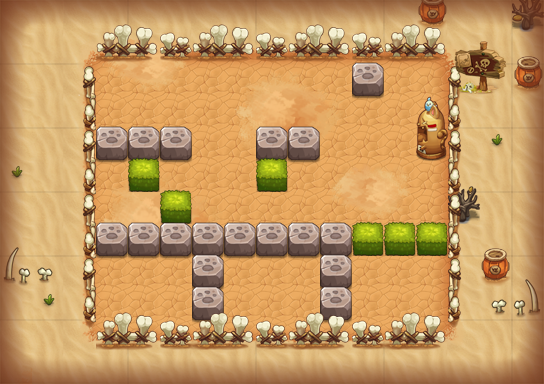

Below is a game level as drawn by its tile map, then a one-line description and the .tmx that defines it (tile-layer data replaced by summaries):
An orthogonal 17x12 tile map with 32x32 px tiles, 15 tile layers (PASS, 块层 2, 块层 15, 块层 4, ...) and 13 objects (7x TRAP, 3x hongyg3, 2x BOMB, PLAYER).

<map version="1.0" orientation="orthogonal" width="17" height="12" tilewidth="32" tileheight="32">
 <properties>
  <property name="DESTRY1" value="255" />
  <property name="DESTRY2" value="314" />
  <property name="DESTRY3" value="144" />
  <property name="DESTRY4" value="173" />
  <property name="DESTRY_COUNT" value="4" />
  <property name="EXP" value="350" />
  <property name="ITEM" value="D008" />
  <property name="MONEY" value="525" />
 </properties>
 <tileset firstgid="1" name="hmpy" tilewidth="32" tileheight="32">
  <image source="hmpy.png" width="500" height="1024" />
 </tileset>
 <layer name="PASS" width="17" height="12">
  <data>[204 cells, 142 non-empty, 10 distinct tile ids]</data>
 </layer>
 <layer name="块层 2" width="17" height="12">
  <data>[204 cells, 132 non-empty, 27 distinct tile ids]</data>
 </layer>
 <layer name="块层 15" width="17" height="12">
  <data>[204 cells, 50 non-empty, 37 distinct tile ids]</data>
 </layer>
 <layer name="块层 4" width="17" height="12">
  <data>[204 cells, 27 non-empty, 3 distinct tile ids]</data>
 </layer>
 <layer name="块层 3" width="17" height="12">
  <data>[204 cells, 53 non-empty, 9 distinct tile ids]</data>
 </layer>
 <layer name="块层 5" width="17" height="12">
  <data>[204 cells, 29 non-empty, 7 distinct tile ids]</data>
 </layer>
 <layer name="SHELTER 9" width="17" height="12">
  <data>[204 cells, 11 non-empty, 3 distinct tile ids]</data>
 </layer>
 <layer name="SHELTER 8" width="17" height="12">
  <data>[204 cells, 2 non-empty, 1 distinct tile ids]</data>
 </layer>
 <layer name="SHELTER 7" width="17" height="12">
  <data>[204 cells, 2 non-empty, 1 distinct tile ids]</data>
 </layer>
 <layer name="SHELTER 6" width="17" height="12">
  <data>[204 cells, 11 non-empty, 2 distinct tile ids]</data>
 </layer>
 <layer name="SHELTER 5" width="17" height="12">
  <data>[204 cells, 1 non-empty, 1 distinct tile ids]</data>
 </layer>
 <layer name="SHELTER 4" width="17" height="12">
  <data>[204 cells, 2 non-empty, 1 distinct tile ids]</data>
 </layer>
 <layer name="SHELTER 3" width="17" height="12">
  <data>[204 cells, 6 non-empty, 2 distinct tile ids]</data>
 </layer>
 <layer name="SHELTER 1" width="17" height="12">
  <data>[204 cells, 1 non-empty, 1 distinct tile ids]</data>
 </layer>
 <objectgroup name="对象层 1" width="17" height="12">
  <object name="senser1" type="TRAP" x="416" y="64" width="32" height="32">
   <properties>
    <property name="trap_floor" value="true" />
    <property name="trap_script" value="trap_onTNTSenser(&quot;tnt1&quot;);" />
    <property name="trap_start_mode" value="0" />
   </properties>
  </object>
  <object name="tnt1" type="BOMB" x="128" y="288" width="32" height="32">
   <properties>
    <property name="bomb_ani" value="tnt_bomb.bomb" />
    <property name="bomb_damage" value="9999" />
    <property name="bomb_power" value="1" />
   </properties>
  </object>
  <object name="PLAYER" type="PLAYER" x="96" y="64" width="32" height="32" />
  <object name="senser2" type="TRAP" x="256" y="192" width="32" height="32">
   <properties>
    <property name="trap_floor" value="true" />
    <property name="trap_script" value="trap_onTNTSenser(&quot;tnt2&quot;);" />
    <property name="trap_start_mode" value="0" />
   </properties>
  </object>
  <object name="tnt2" type="BOMB" x="256" y="288" width="32" height="32">
   <properties>
    <property name="bomb_ani" value="tnt_bomb.bomb" />
    <property name="bomb_damage" value="9999" />
    <property name="bomb_power" value="1" />
   </properties>
  </object>
  <object name="fire1" type="TRAP" x="320" y="128" width="128" height="32">
   <properties>
    <property name="trap_id" value="1" />
    <property name="trap_particle" value="trap_fire_left_4.plist" />
    <property name="trap_state" value="open" />
   </properties>
  </object>
  <object name="hongyg3" x="128" y="256" width="32" height="32">
   <properties>
    <property name="lua_ai" value="monster_hongyg_ai" />
    <property name="quality" value="hongyg3.quality" />
   </properties>
  </object>
  <object name="hongyg3" x="384" y="256" width="32" height="32">
   <properties>
    <property name="lua_ai" value="monster_hongyg_ai" />
    <property name="quality" value="hongyg3.quality" />
   </properties>
  </object>
  <object name="zi_dan_left1" type="TRAP" x="352" y="96" width="32" height="32">
   <properties>
    <property name="trap_ani" value="fire_cat_left.actor" />
    <property name="trap_delay" value="2" />
    <property name="trap_id" value="0" />
    <property name="trap_script" value="trap(&quot;zi_dan_left1&quot;):setAtkPower(target(&quot;PLAYER&quot;):getHP()*0.1);trap(&quot;zi_dan_left1&quot;):turnLeft(); trap(&quot;zi_dan_left1&quot;):getAI():getActions():addObject( AIUseSkill:create(   SkillLua:create(&quot;skill_0001&quot;)  )  );" />
    <property name="trap_start_mode" value="2" />
    <property name="trap_state" value="open" />
   </properties>
  </object>
  <object name="fire_control1" type="TRAP" x="96" y="192" width="32" height="32">
   <properties>
    <property name="trap_ani" value="switch.actor" />
    <property name="trap_floor" value="true" />
    <property name="trap_id" value="0" />
    <property name="trap_script" value="trap(&quot;fire_control1&quot;):setOpened( false ); trap(&quot;fire1&quot;):setVisit( false );" />
    <property name="trap_sound_id" value="2" />
    <property name="trap_start_mode" value="0" />
    <property name="trap_state" value="open" />
   </properties>
  </object>
  <object name="hongyg3" x="256" y="256" width="32" height="32">
   <properties>
    <property name="lua_ai" value="monster_hongyg_ai" />
    <property name="quality" value="hongyg3.quality" />
   </properties>
  </object>
  <object name="triger1" type="TRAP" x="416" y="64" width="32" height="32">
   <properties>
    <property name="trap_ani" value="tnt_triger.actor" />
    <property name="trap_floor" value="true" />
    <property name="trap_script" value="trap_onTNTBombTrap(&quot;triger1&quot;,&quot;tnt1&quot;);" />
    <property name="trap_sound_id" value="3" />
    <property name="trap_start_mode" value="3" />
    <property name="trap_state" value="open" />
   </properties>
  </object>
  <object name="triger2" type="TRAP" x="256" y="192" width="32" height="32">
   <properties>
    <property name="trap_ani" value="tnt_triger.actor" />
    <property name="trap_floor" value="true" />
    <property name="trap_script" value="trap_onTNTBombTrap(&quot;triger2&quot;,&quot;tnt2&quot;);" />
    <property name="trap_sound_id" value="3" />
    <property name="trap_start_mode" value="3" />
    <property name="trap_state" value="open" />
   </properties>
  </object>
 </objectgroup>
 <layer name="块层 14" width="17" height="12">
  <data>[204 cells, 100 non-empty, 6 distinct tile ids]</data>
 </layer>
</map>
